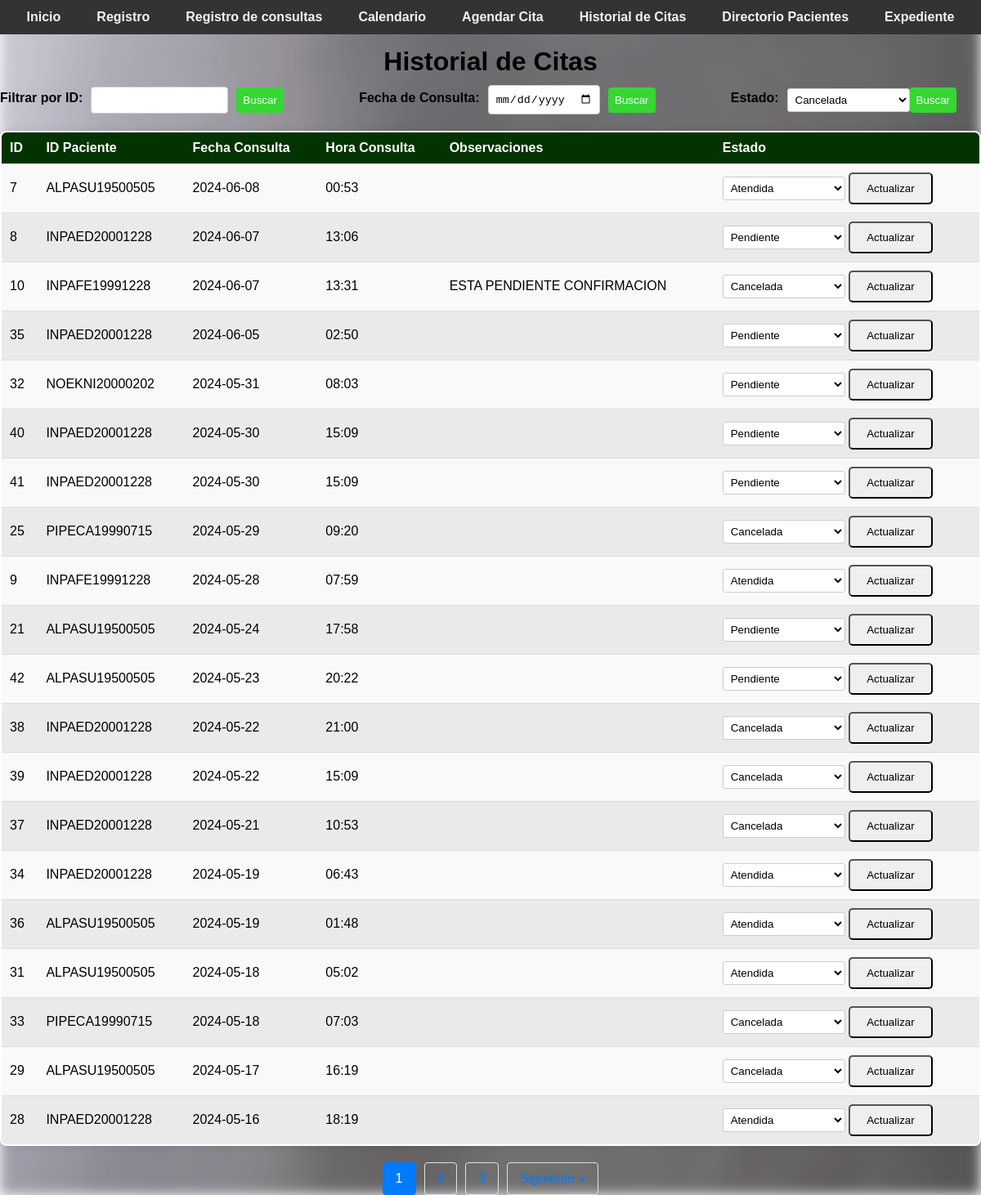
Page /historial_citas (signed in) on the committed database.
### tables this page shows
CREATE TABLE "citas_nutricion" (
                    id_cita INTEGER PRIMARY KEY AUTOINCREMENT,
                    id_paciente TEXT,
                    fecha_consulta TEXT NOT NULL,
                    hora_consulta TEXT NOT NULL, 
                    observaciones TEXT,
                    estado TEXT DEFAULT 'Pendiente',
                    FOREIGN KEY (id_paciente) REFERENCES pacientes(id_paciente)
                );

### app.py (the view, shortened to what this page needs)
@app.route('/historial_citas', methods=['GET', 'POST'])
@login_required
def historial_citas():
    filter_text = request.form.get('filter_text')
    filter_by = request.form.get('filter_by')
    page = request.args.get('page', 1, type=int)
    per_page = 20
    query = "SELECT * FROM citas_nutricion"
    params = []
    with get_db_connection() as connection:
        cursor = connection.cursor()
        cursor.execute(query, params)
        citas_nutricion = cursor.fetchall()
    with get_db_connection() as connection:
        cursor = connection.cursor()
        cursor.execute("SELECT id_paciente, primer_apellido, segundo_apellido, nombres FROM pacientes")
        pacientes = cursor.fetchall()
    citas_ordenadas = sorted(citas_nutricion, key=lambda x: x['fecha_consulta'], reverse=True)
    total_citas = len(citas_ordenadas)
    total_pages = math.ceil(total_citas / per_page)
    start = (page - 1) * per_page
    end = start + per_page
    citas_paginadas = citas_ordenadas[start:end]
    return render_template(
        'nutricion/historial_citas.html',
        citas_nutricion=citas_paginadas,
        pacientes=pacientes,
        page=page,
        total_pages=total_pages
    )

### app.py (called while the page is built)
def login_required(f):
    @wraps(f)
    def decorated_function(*args, **kwargs):
        if 'username' not in session:
            return redirect(url_for('login'))
        return f(*args, **kwargs)
    return decorated_function

def get_db_connection():
    connection = sqlite3.connect('nutricion_consulta.db')
    connection.row_factory = sqlite3.Row
    return connection

### templates/nutricion/historial_citas.html (shortened to what this page needs)
<!DOCTYPE html>
<html lang="es">
<head>
    <link rel="stylesheet" href="{{ url_for('static', filename='css/style.css') }}">
</head>
<body>
    <div class="navbar">
        <a href="/">Inicio</a>
        <a href="/registro">Registro</a>
        <a href="/consultar">Registro de consultas</a>
        <a href="/agenda">Calendario</a>
        <a href="/agendar_cita">Agendar Cita</a>
        <a href="/historial_citas">Historial de Citas</a>
        <a href="/directorio_pacientes">Directorio Pacientes</a>
        <a href="/expediente">Expediente</a>
    </div>
    <br>      <br>
    <h1>Historial de Citas</h1>
    <div class="filter-container">
        <form action="{{ url_for('historial_citas') }}" method="post" class="filter-form">
            <label for="filter_id">Filtrar por ID:</label>
            <input type="text" id="filter_id" name="filter_text" list="pacientes_list">
            <input type="submit" value="Buscar">
        </form>
        <form action="{{ url_for('historial_citas') }}" method="post" class="filter-form">
            <label for="filter_fecha">Fecha de Consulta:</label>
            <input type="date" id="filter_fecha" name="filter_text">
            <input type="submit" value="Buscar">
        </form>
        <form action="{{ url_for('historial_citas') }}" method="post" class="filter-form">
            <label for="filter_estado">Estado:</label>
            <select id="filter_estado" name="filter_text">
                <option value="Cancelada" {% if filter_text == 'Cancelada' %} selected {% endif %}>Cancelada</option>
            </select>
            <input type="submit" value="Buscar">
        </form>
    </div>
    <table>
        <thead>
            <tr>
                <th>ID</th>
                <th>ID Paciente</th>
                <th>Fecha Consulta</th>
                <th>Hora Consulta</th>
                <th>Observaciones</th>
                <th>Estado</th>
            </tr>
        </thead>
        <tbody>
            {% for cita in citas_nutricion %}
            <tr>
                <td>{{ cita[0] }}</td>
                <td>{{ cita[1] }}</td>
                <td>{{ cita[2] }}</td>
                <td>{{ cita[3] }}</td>
                <td>{{ cita[4] }}</td>
                <td>
                    <form action="/actualizar_estado" method="POST">
                        <select name="estado">
                            <option value="Pendiente" {% if cita[5] == 'Pendiente' %}selected{% endif %}>Pendiente</option>
                            <option value="Atendida" {% if cita[5] == 'Atendida' %}selected{% endif %}>Atendida</option>
                            <option value="Cancelada" {% if cita[5] == 'Cancelada' %}selected{% endif %}>Cancelada</option>
                        </select>
                        <input type="submit" value="Actualizar">
                    </form>
                </td>
            </tr>
            {% endfor %}
        </tbody>
    </table>
    <div class="pagination">
        {% for p in range(1, total_pages + 1) %}
        <a href="{{ url_for('historial_citas', page=p) }}" {% if p == page %}class="active"{% endif %}>{{ p }}</a>
        {% endfor %}
        {% if page < total_pages %}
        <a href="{{ url_for('historial_citas', page=page+1) }}">Siguiente &raquo;</a>
        {% endif %}
    </div>
</body>
</html>

### static/css/style.css (style rules this page uses)
body { font-family: Arial, sans-serif; margin: 0; padding: 0; }
body::before { content: ""; position: fixed; top: 0; left: 0; width: 100%; height: 100%; z-index: -1; background-image: url('/static/css/Imagen/fondo.jpg'); background-size: cover; filter: blur(8px); opacity: .8; }
label { font-weight: bold; }
.navbar { background-color: #333; display: flex; justify-content: center; padding: 25px 20; position: fixed; top: 0; left: 0; width: 100%; z-index: 1000; }
.navbar a { color: #f2f2f2; text-align: center; padding: 10px 20px; text-decoration: none; transition: background-color 0.3s ease, color 0.3s ease, border-color 0.3s ease; border-radius: 25px; margin: 20 5px; border: 2px solid transparent; font-weight: bold; }
.button, .btn-login, input[type="submit"] { display: inline-block; padding: 10px 20px; border-radius: 5px; cursor: pointer; text-decoration: none; transition: background-color 0.3s ease; }
label { display: inline-block; margin-bottom: 5px; }
select { width: 150px; padding: 5px; border: 1px solid #ccc; border-radius: 3px; background-color: #fff; }
input[type="text"]::placeholder, input[type="password"]::placeholder { color: #999; }
input[type="text"], input[type="number"], .add-button { width: 150px; padding: 8px 12px; margin-right: 10px; border-radius: 4px; border: 1px solid #ccc; cursor: pointer; }
th, td { padding: 10px; text-align: center; border-bottom: 1px solid #ddd; transition: background-color 0.3s; }
th { background-color: #333; color: #ffffff; }
tr:nth-child(even) { background-color: #f2f2f2; }
tr:nth-child(odd) { background-color: #e6e6e6; }
h1, h2, strong { color: #000000; }
h1 { margin-bottom: 10px; text-align: center; }
.filter-container { display: flex; justify-content: space-between; margin-bottom: 20px; }
.filter-form { display: flex; align-items: center; margin-right: 20px; display: flex; }
.filter-form label { margin-right: 10px; color: #000000; font-weight: bold; }
.filter-form input[type="text"], .filter-form input[type="number"], .filter-form input[type="date"], .filter-form input[type="time"], .filter-form input[type="tel"], .filter-form input[type="number,2"], .filter-form input[type="submit"] { padding: 8px; border-radius: 4px; border: 1px solid #ccc; margin-right: 10px; }
.filter-form input[type="submit"] { background-color: #36d633; color: #fff; border: none; cursor: pointer; }
table { width: 100%; margin: 0 auto; border: 2px solid #000000; border-radius: 8px; overflow: hidden; box-shadow: 0 0 10px rgba(0, 0, 0, 0.1); max-width: 100%; border-collapse: collapse; margin-bottom: 10px; background-color: #fff; opacity: 1; animation: fadeIn 0.5s ease-in-out; transition: opacity 0.5s ease-in-out; text-size-adjust: 10%; }
table th, table td { padding: 10px; border-bottom: 1px solid #ddd; text-align: left; }
table th { background-color: #023300; font-weight: bold; }
table tr:nth-child(odd) { background-color: #f9f9f9; }
table tr:nth-child(even) { background-color: #eaeaea; }
.pagination { display: flex; justify-content: center; align-items: center; margin-top: 20px; }
.pagination a { color: #007bff; padding: 10px 15px; text-decoration: none; border: 1px solid #dee2e6; margin: 0 5px; border-radius: 4px; transition: background-color 0.3s, color 0.3s; }
.pagination a.active { background-color: #007bff; color: white; border-color: #007bff; }

### rows in the picture
citas_nutricion: id_cita "7", id_paciente "ALPASU19500505", fecha_consulta "2024-06-08", hora_consulta "00:53", estado "Atendida"
citas_nutricion: id_cita "8", id_paciente "INPAED20001228", fecha_consulta "2024-06-07", hora_consulta "13:06", estado "Pendiente"
citas_nutricion: id_cita "10", id_paciente "INPAFE19991228", fecha_consulta "2024-06-07", hora_consulta "13:31", observaciones "ESTA PENDIENTE CONFIRMACION", estado "Cancelada"
citas_nutricion: id_cita "35", id_paciente "INPAED20001228", fecha_consulta "2024-06-05", hora_consulta "02:50", estado "Pendiente"
citas_nutricion: id_cita "32", id_paciente "NOEKNI20000202", fecha_consulta "2024-05-31", hora_consulta "08:03", estado "Pendiente"
citas_nutricion: id_cita "40", id_paciente "INPAED20001228", fecha_consulta "2024-05-30", hora_consulta "15:09", estado "Pendiente"
citas_nutricion: id_cita "41", id_paciente "INPAED20001228", fecha_consulta "2024-05-30", hora_consulta "15:09", estado "Pendiente"
citas_nutricion: id_cita "25", id_paciente "PIPECA19990715", fecha_consulta "2024-05-29", hora_consulta "09:20", estado "Cancelada"
citas_nutricion: id_cita "9", id_paciente "INPAFE19991228", fecha_consulta "2024-05-28", hora_consulta "07:59", estado "Atendida"
citas_nutricion: id_cita "21", id_paciente "ALPASU19500505", fecha_consulta "2024-05-24", hora_consulta "17:58", estado "Pendiente"
citas_nutricion: id_cita "42", id_paciente "ALPASU19500505", fecha_consulta "2024-05-23", hora_consulta "20:22", estado "Pendiente"
citas_nutricion: id_cita "38", id_paciente "INPAED20001228", fecha_consulta "2024-05-22", hora_consulta "21:00", estado "Cancelada"
citas_nutricion: id_cita "39", id_paciente "INPAED20001228", fecha_consulta "2024-05-22", hora_consulta "15:09", estado "Cancelada"
citas_nutricion: id_cita "37", id_paciente "INPAED20001228", fecha_consulta "2024-05-21", hora_consulta "10:53", estado "Cancelada"
citas_nutricion: id_cita "34", id_paciente "INPAED20001228", fecha_consulta "2024-05-19", hora_consulta "06:43", estado "Atendida"
citas_nutricion: id_cita "36", id_paciente "ALPASU19500505", fecha_consulta "2024-05-19", hora_consulta "01:48", estado "Atendida"
citas_nutricion: id_cita "31", id_paciente "ALPASU19500505", fecha_consulta "2024-05-18", hora_consulta "05:02", estado "Atendida"
citas_nutricion: id_cita "33", id_paciente "PIPECA19990715", fecha_consulta "2024-05-18", hora_consulta "07:03", estado "Cancelada"
citas_nutricion: id_cita "29", id_paciente "ALPASU19500505", fecha_consulta "2024-05-17", hora_consulta "16:19", estado "Cancelada"
citas_nutricion: id_cita "28", id_paciente "INPAED20001228", fecha_consulta "2024-05-16", hora_consulta "18:19", estado "Atendida"

### other values in the picture
{{ p }} "1"
